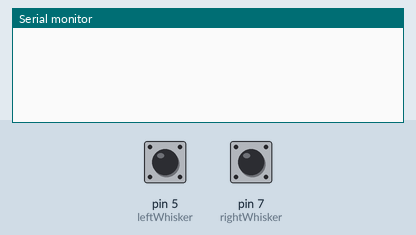
The sketch below on a simulated Arduino Uno, built with avr-gcc and run on an emulated ATmega328P. Shown: the last lines printed to the serial monitor. The inputs (shaded band) are chosen by the test bench; at power-on: pin 5 (leftWhisker) HIGH, pin 7 (rightWhisker) HIGH.

Above: at 1.8 s.
1.9 s: pin 5 (leftWhisker) pulled LOW for 0.6 s
At 2.7 s:
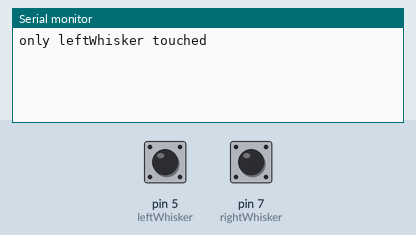
4.0 s: pin 7 (rightWhisker) pulled LOW for 0.6 s
At 5.7 s:
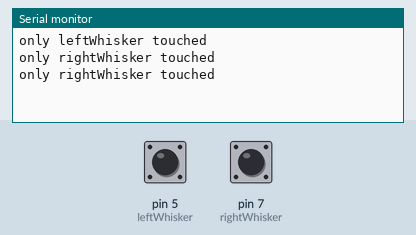
6.1 s: pin 5 (leftWhisker) driven LOW and pin 7 (rightWhisker) driven LOW
At 6.9 s:
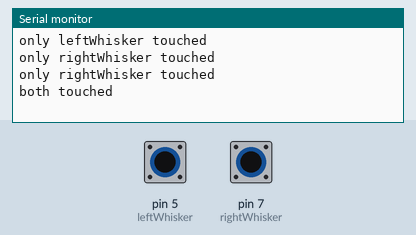

The sketch:

Whisker.ino
```cpp
int leftWhisker = 5;
int rightWhisker = 7;

void setup() {
  // put your setup code here, to run once:
  Serial.begin (9600);
  pinMode (leftWhisker, INPUT);
  pinMode (rightWhisker, INPUT);
}

void loop() {
  // put your main code here, to run repeatedly:
  int left_value = digitalRead (leftWhisker);
  int right_value = digitalRead (rightWhisker);

  if (right_value == 0 && left_value == 0){
    Serial.println ("both touched");
  }
  else if (left_value == 0) {
    Serial.println ("only leftWhisker touched");
  }
  else if (right_value == 0) {
    Serial.println ("only rightWhisker touched");
  }

  delay(500);
}
```

Measured:
- after the input at 1.9 s, the serial monitor: prints a new line after 0.10 s (image 1)
- after the input at 4.0 s, the serial monitor: prints a new line at once (image 2)
- after the input at 6.1 s, the serial monitor: prints a new line after 0.40 s (image 3)
